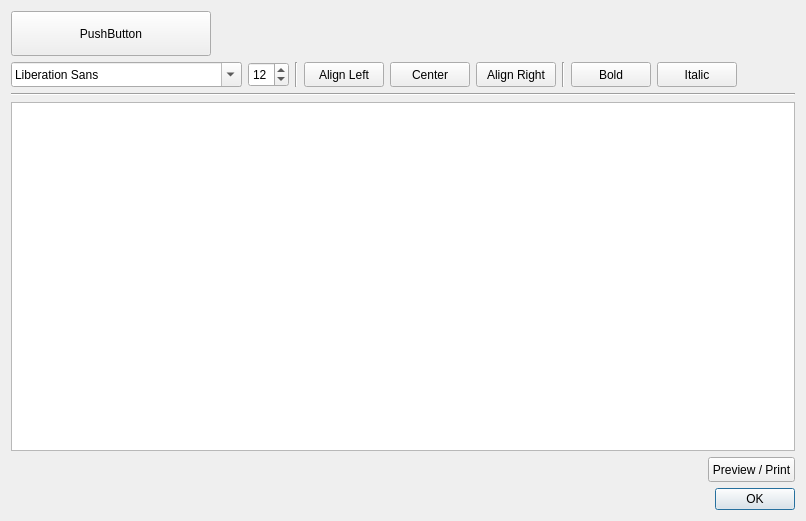
<?xml version="1.0" encoding="UTF-8"?>
<ui version="4.0">
 <class>LetterDialog</class>
 <widget class="QDialog" name="LetterDialog">
  <property name="geometry">
   <rect>
    <x>0</x>
    <y>0</y>
    <width>806</width>
    <height>521</height>
   </rect>
  </property>
  <property name="windowTitle">
   <string>Letter</string>
  </property>
  <layout class="QVBoxLayout" name="verticalLayout">
   <item>
    <layout class="QHBoxLayout" name="horizontalLayout">
     <item>
      <widget class="QPushButton" name="btnRecipient">
       <property name="minimumSize">
        <size>
         <width>200</width>
         <height>45</height>
        </size>
       </property>
       <property name="text">
        <string>PushButton</string>
       </property>
      </widget>
     </item>
     <item>
      <spacer name="horizontalSpacer_2">
       <property name="orientation">
        <enum>Qt::Horizontal</enum>
       </property>
       <property name="sizeHint" stdset="0">
        <size>
         <width>40</width>
         <height>20</height>
        </size>
       </property>
      </spacer>
     </item>
    </layout>
   </item>
   <item>
    <layout class="QHBoxLayout" name="horizontalLayout_8">
     <item>
      <widget class="QFontComboBox" name="cbFont">
       <property name="minimumSize">
        <size>
         <width>0</width>
         <height>25</height>
        </size>
       </property>
      </widget>
     </item>
     <item>
      <widget class="QSpinBox" name="sbFontSize">
       <property name="minimumSize">
        <size>
         <width>0</width>
         <height>25</height>
        </size>
       </property>
       <property name="minimum">
        <number>1</number>
       </property>
       <property name="value">
        <number>12</number>
       </property>
      </widget>
     </item>
     <item>
      <widget class="Line" name="line_2">
       <property name="orientation">
        <enum>Qt::Vertical</enum>
       </property>
      </widget>
     </item>
     <item>
      <widget class="QPushButton" name="btnAlignLeft">
       <property name="minimumSize">
        <size>
         <width>0</width>
         <height>25</height>
        </size>
       </property>
       <property name="text">
        <string>Align Left</string>
       </property>
       <property name="icon">
        <iconset resource="../../resources.qrc">
         <normaloff>:/icon/align_left</normaloff>:/icon/align_left</iconset>
       </property>
       <property name="checkable">
        <bool>true</bool>
       </property>
      </widget>
     </item>
     <item>
      <widget class="QPushButton" name="btnAlignCenter">
       <property name="minimumSize">
        <size>
         <width>0</width>
         <height>25</height>
        </size>
       </property>
       <property name="text">
        <string>Center</string>
       </property>
       <property name="icon">
        <iconset resource="../../resources.qrc">
         <normaloff>:/icon/align_center</normaloff>:/icon/align_center</iconset>
       </property>
       <property name="checkable">
        <bool>true</bool>
       </property>
      </widget>
     </item>
     <item>
      <widget class="QPushButton" name="btnAlignRight">
       <property name="minimumSize">
        <size>
         <width>0</width>
         <height>25</height>
        </size>
       </property>
       <property name="text">
        <string>Align Right</string>
       </property>
       <property name="icon">
        <iconset resource="../../resources.qrc">
         <normaloff>:/icon/align_right</normaloff>:/icon/align_right</iconset>
       </property>
       <property name="checkable">
        <bool>true</bool>
       </property>
      </widget>
     </item>
     <item>
      <widget class="Line" name="line">
       <property name="orientation">
        <enum>Qt::Vertical</enum>
       </property>
      </widget>
     </item>
     <item>
      <widget class="QPushButton" name="btnBold">
       <property name="minimumSize">
        <size>
         <width>0</width>
         <height>25</height>
        </size>
       </property>
       <property name="text">
        <string>Bold</string>
       </property>
       <property name="icon">
        <iconset resource="../../resources.qrc">
         <normaloff>:/icon/bold</normaloff>:/icon/bold</iconset>
       </property>
       <property name="checkable">
        <bool>true</bool>
       </property>
      </widget>
     </item>
     <item>
      <widget class="QPushButton" name="btnItalic">
       <property name="minimumSize">
        <size>
         <width>0</width>
         <height>25</height>
        </size>
       </property>
       <property name="text">
        <string>Italic</string>
       </property>
       <property name="icon">
        <iconset resource="../../resources.qrc">
         <normaloff>:/icon/italic</normaloff>:/icon/italic</iconset>
       </property>
       <property name="checkable">
        <bool>true</bool>
       </property>
      </widget>
     </item>
     <item>
      <spacer name="horizontalSpacer_8">
       <property name="orientation">
        <enum>Qt::Horizontal</enum>
       </property>
       <property name="sizeHint" stdset="0">
        <size>
         <width>40</width>
         <height>20</height>
        </size>
       </property>
      </spacer>
     </item>
    </layout>
   </item>
   <item>
    <widget class="Line" name="line_3">
     <property name="orientation">
      <enum>Qt::Horizontal</enum>
     </property>
    </widget>
   </item>
   <item>
    <widget class="QTextEdit" name="textEdit">
     <property name="font">
      <font>
       <pointsize>12</pointsize>
      </font>
     </property>
     <property name="lineWrapMode">
      <enum>QTextEdit::WidgetWidth</enum>
     </property>
     <property name="lineWrapColumnOrWidth">
      <number>500</number>
     </property>
    </widget>
   </item>
   <item>
    <layout class="QHBoxLayout" name="horizontalLayout_5">
     <item>
      <spacer name="horizontalSpacer_7">
       <property name="orientation">
        <enum>Qt::Horizontal</enum>
       </property>
       <property name="sizeHint" stdset="0">
        <size>
         <width>40</width>
         <height>20</height>
        </size>
       </property>
      </spacer>
     </item>
     <item>
      <widget class="QPushButton" name="btnPrintPreview">
       <property name="minimumSize">
        <size>
         <width>0</width>
         <height>25</height>
        </size>
       </property>
       <property name="text">
        <string>Preview / Print</string>
       </property>
       <property name="icon">
        <iconset resource="../../resources.qrc">
         <normaloff>:/icon/print</normaloff>:/icon/print</iconset>
       </property>
      </widget>
     </item>
    </layout>
   </item>
   <item>
    <widget class="QDialogButtonBox" name="buttonBox">
     <property name="orientation">
      <enum>Qt::Horizontal</enum>
     </property>
     <property name="standardButtons">
      <set>QDialogButtonBox::Ok</set>
     </property>
    </widget>
   </item>
  </layout>
 </widget>
 <resources>
  <include location="../../resources.qrc"/>
 </resources>
 <connections>
  <connection>
   <sender>buttonBox</sender>
   <signal>accepted()</signal>
   <receiver>LetterDialog</receiver>
   <slot>accept()</slot>
   <hints>
    <hint type="sourcelabel">
     <x>248</x>
     <y>254</y>
    </hint>
    <hint type="destinationlabel">
     <x>157</x>
     <y>274</y>
    </hint>
   </hints>
  </connection>
  <connection>
   <sender>buttonBox</sender>
   <signal>rejected()</signal>
   <receiver>LetterDialog</receiver>
   <slot>reject()</slot>
   <hints>
    <hint type="sourcelabel">
     <x>316</x>
     <y>260</y>
    </hint>
    <hint type="destinationlabel">
     <x>286</x>
     <y>274</y>
    </hint>
   </hints>
  </connection>
 </connections>
</ui>
